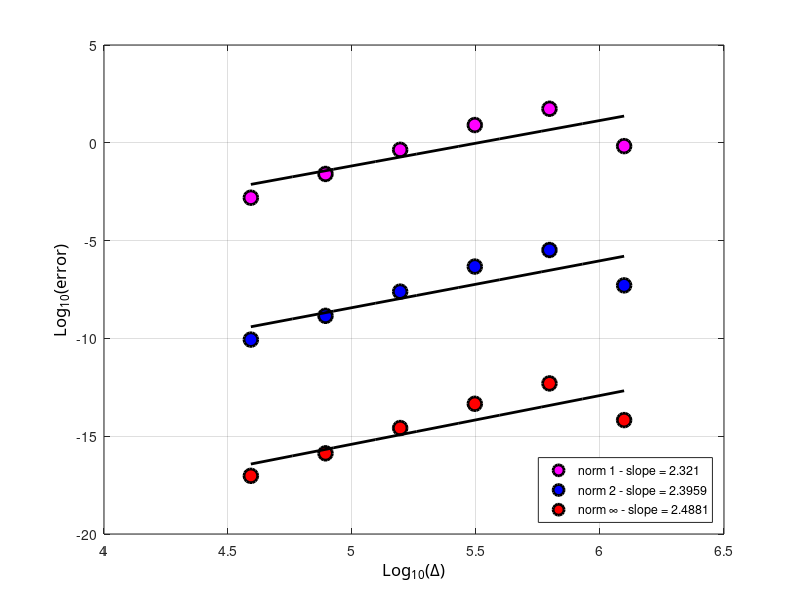

Write MATLAB code to recreate this figure.
clc; clear all; close all;

radius=6371220;
N=[8 16 32 64 128 256];
% N=[40 50 60 80 100 150];
dx=2*pi*radius./(4*N);
% e1=[1.9936e-2 1.1325e-3 6.8262e-5 4.2292e-6 2.6413e-7 1.6559e-8];
% e2=[1.8717e-2 1.0216e-3 6.1471e-5 3.8166e-6 2.3881e-7 1.4975e-8];
% e3=[2.5623e-2 1.4497e-3 8.9084e-5 5.5817e-6 3.5265e-7 2.2194e-8];
% 
% e1=[1.6305e-2 9.0026e-4 5.4527e-5 3.3854e-6 2.1153e-7 1.3242e-8];
% e2=[1.5494e-2 8.1833e-4 4.9215e-5 3.0551e-6 1.9108e-7 1.1976e-8];
% e3=[1.7473e-2 9.5002e-4 7.3232e-5 5.1367e-6 3.3731e-7 2.1624e-8];
% 
% e1=[3.4770e-4 1.6686e-5 1.0089e-6 6.3688e-8 4.0283e-9 2.5396e-10];
% e2=[1.4286e-4 7.0948e-6 4.1258e-7 2.5581e-8 1.6143e-9 1.0283e-10];
% e3=[1.1470e-4 1.0256e-5 6.2778e-7 3.7403e-8 2.2653e-9 1.9459e-10];
% 
% 
% %% projetée
% e1=[1.0377e-4 6.3236e-6 3.9444e-7 2.4726e-8 1.5500e-9 9.7139e-11];
% e2=[1.2588e-4 7.4682e-6 4.6278e-7 2.8931e-8 1.8111e-9 1.1342e-10];
% e3=[3.6670e-4 2.2222e-5 1.3713e-6 8.5415e-8 5.3339e-9 3.3330e-10];
% 
% %% zonale
% e1=[2.9158e-4 1.7719e-5 1.1025e-6 6.9056e-8 4.3244e-9 2.7061e-10];
% e2=[3.3039e-4 1.9906e-5 1.2416e-6 7.7821e-8 4.8755e-9 3.0522e-10];
% e3=[6.7103e-4 4.0648e-5 2.5207e-6 1.6433e-7 1.0822e-8 6.9474e-10];
% 
% e1=[4.3694e-3 2.0968e-4 .2678e-5 8.0033e-7 5.0621e-8 3.1914e-9];
% e2=[2.8177e-10 1.3994e-11 8.1375e-13 5.0456e-14 3.1840e-15 2.0282e-16];
% e3=[3.5509e-17 3.1748e-18 1.9435e-19 1.1579e-20 7.0129e-22 6.0241e-23];
% 
% e1=[4.4832e-3 2.3244e-4 1.4639e-5 9.3537e-7 5.9638e-8 3.7867e-9];
% e2=[2.9091e-10 1.5727e-11 9.3911e-13 5.8935e-14 3.7494e-15 2.4082e-16];
% e3=[3.3243e-17 2.4699e-18 1.8005e-19 1.1002e-20 6.8031e-22 7.5741e-23];
N=[8 16 32 64 128 256];
dx=2*pi*radius./(4*N);
e1=[6.7655e-1 5.5017e+1 8.0953e+0 4.3791e-1 2.5533e-2 1.5590e-3];
e2=[5.1432e-8 3.3097e-6 4.7068e-7 2.4642e-8 1.4237e-9 8.6829e-11];
e3=[6.6711e-15 4.9935e-13 4.5428e-14 2.6199e-15 1.3325e-16 9.4033e-18];
% 
% N=[16 32 64 128 256];
% dx=2*pi*radius./(4*N);
% e1=[5.5017e+1 8.0953e+0 4.3791e-1 2.5533e-2 1.5590e-3];
% e2=[3.3097e-6 4.7068e-7 2.4642e-8 1.4237e-9 8.6829e-11];
% e3=[4.9935e-13 4.5428e-14 2.6199e-15 1.3325e-16 9.4033e-18];

ldx=log10(dx);
le1=log10(e1);
le2=log10(e2);
le3=log10(e3);

%% plot 1
figure(11); 
%% curve 1
hl1=plot(ldx,le1,'ok');
set(hl1,'LineWidth',2.0);
set(hl1,'MarkerSize',10);
set(hl1,'MarkerFaceColor','m');
set(hl1,'MarkerEdgeColor','k');

hold on;
[a1,b1]=polyfit(ldx,le1,1);
tt=linspace(min(ldx),max(ldx),10);
lsq1=a1(2)+a1(1)*tt;
% %% courbes...
%hlf1=plot(tt,lsq1,'-r');
hlf1=plot(tt,lsq1,'-k');
set(hlf1,'LineWidth',2.0);


%% curve 2
hl2=plot(ldx,le2,'ok');
set(hl2,'LineWidth',2.0);
set(hl2,'MarkerSize',10);
set(hl2,'MarkerFaceColor','b');
set(hl2,'MarkerEdgeColor','k');

hold on;
[a2,b1]=polyfit(ldx,le2,1);
tt=linspace(min(ldx),max(ldx),10);
lsq1=a2(2)+a2(1)*tt;
% %% courbes...
%hlf2=plot(tt,lsq1,'-b');
hlf2=plot(tt,lsq1,'-k');
set(hlf2,'LineWidth',2.0);

%% curve 3
hl3=plot(ldx,le3,'ok');
set(hl3,'LineWidth',2.0);
set(hl3,'MarkerSize',10);
set(hl3,'MarkerFaceColor','r');
set(hl3,'MarkerEdgeColor','k');

hold on;
[a3,b1]=polyfit(ldx,le3,1);
tt=linspace(min(ldx),max(ldx),10);
lsq1=a3(2)+a3(1)*tt;
% %% courbes...
%hlf3=plot(tt,lsq1,'-g');
hlf3=plot(tt,lsq1,'-k');
set(hlf3,'LineWidth',2.0);

ha=gca;
xa=get(gca,'Xlabel');
set(ha,'Xgrid','on');
set(xa,'String','Log_{10}(\Delta)');
set (xa,'FontName','Calibri');
set(xa,'FontSize',12);

% ylabel
ha=gca;
ya=get(gca,'Ylabel');
set(ha,'Ygrid','on');
set(ya,'String','Log_{10}(error)');
set (ya,'FontName','Calibri');
set(ya,'FontSize',12);

%% legend
legend([hl1,hl2,hl3],{['norm 1 - slope = ' num2str(a1(1))],['norm 2 - slope = ' num2str(a2(1))],['norm \infty - slope = ' num2str(a3(1))]},'Location','SouthEast')
